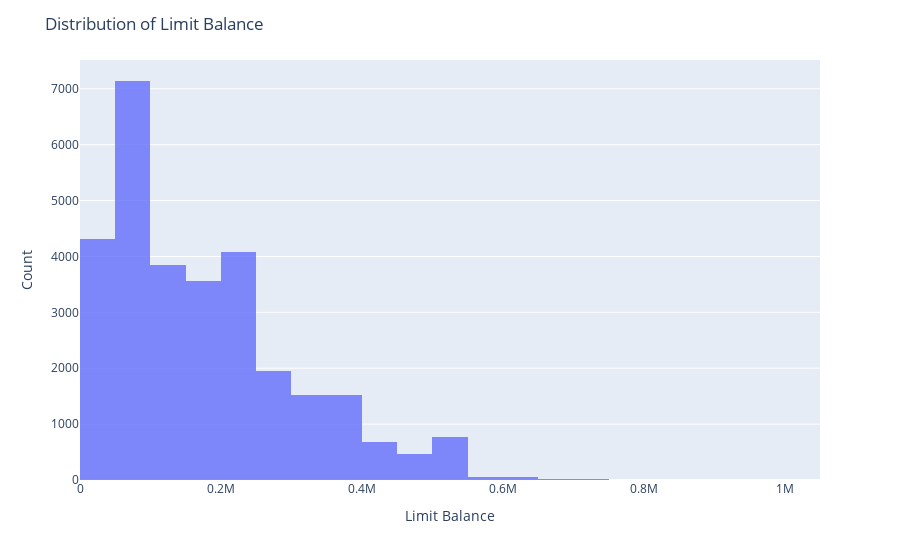

Here is the notebook cell this chart was saved with:
### Markdown cell above
Most of the people with default payments are from age group 24-29.

### Code cell
fig = px.histogram(data_frame=data, x="LIMIT_BAL", nbins=30, opacity=0.8)
fig.update_layout(title_text="Distribution of Limit Balance", xaxis_title="Limit Balance", yaxis_title="Count")
fig.show()

### Figure 1 — Plotly figure (JSON) as saved in the notebook; plotly's stock layout.template omitted (floating-point values rounded to 4 significant figures; data arrays with more than 128 entries replaced by an {"elided": "..."} marker saying what was removed)
{"data": [{"alignmentgroup": "True", "bingroup": "x", "hovertemplate": "LIMIT_BAL=%{x}<br>count=%{y}<extra></extra>", "legendgroup": "", "marker": {"color": "#636efa", "opacity": 0.8, "pattern": {"shape": ""}}, "name": "", "nbinsx": 30, "offsetgroup": "", "orientation": "v", "showlegend": false, "type": "histogram", "x": {"elided": "30000 int values"}, "xaxis": "x", "yaxis": "y"}], "layout": {"barmode": "relative", "legend": {"tracegroupgap": 0}, "margin": {"t": 60}, "title": {"text": "Distribution of Limit Balance"}, "xaxis": {"anchor": "y", "domain": [0, 1], "title": {"text": "Limit Balance"}}, "yaxis": {"anchor": "x", "domain": [0, 1], "title": {"text": "Count"}}}}
